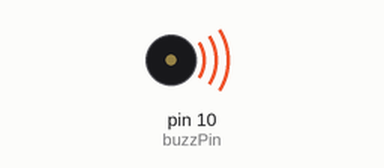
Recording of a sketch running on a simulated Arduino Uno, built with avr-gcc and run on an emulated ATmega328P. Parts: buzzer (waves = sounding, pin HIGH).

Above: at 0.1 s.
Timing chart, 0 to 1.6 s (numbered marks = the images above):
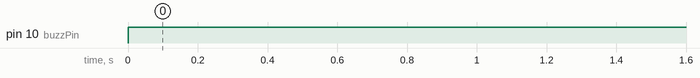

Measured:
- by itself, pin 10 (buzzPin): LOW → HIGH at 0.00 s

The sketch:

ultrasonic_piezo.ino
```cpp
// Define pins for ultrasonic and buzzer int const trigPin = 4;
 int const echoPin = 3;
int const trigPin = 4;
int const buzzPin = 10;
 void setup()
{
pinMode(trigPin, OUTPUT);
// trig pin will have pulses output
pinMode(echoPin, INPUT);
 // echo pin should be input to get pulse width
pinMode(buzzPin, OUTPUT);
     // buzz pin is output to control buzzering
 }
 void loop()
 {
// Duration will be the input pulse width and distance will be the distance to the obstacle in centimeters
 int duration, distance;
 // Output pulse with 1ms width on trigPin digitalWrite(trigPin, HIGH);
delay(1);
digitalWrite(trigPin, LOW);
 // Measure the pulse input in echo pin duration = pulseIn(echoPin, HIGH);
 // Distance is half the duration devided by 29.1 (from datasheet)
distance = (duration/2) / 29.1;
// if distance less than 0.5 meter and more than 0 (0 or less means over range)
 if (distance <= 50 && distance >= 0)
 {
// Buzz
digitalWrite(buzzPin, HIGH);
}
else
 {
// Don't buzz
digitalWrite(buzzPin, LOW);
}
// Waiting 60 ms won't hurt any one delay(60)
delay(60);
}
```
